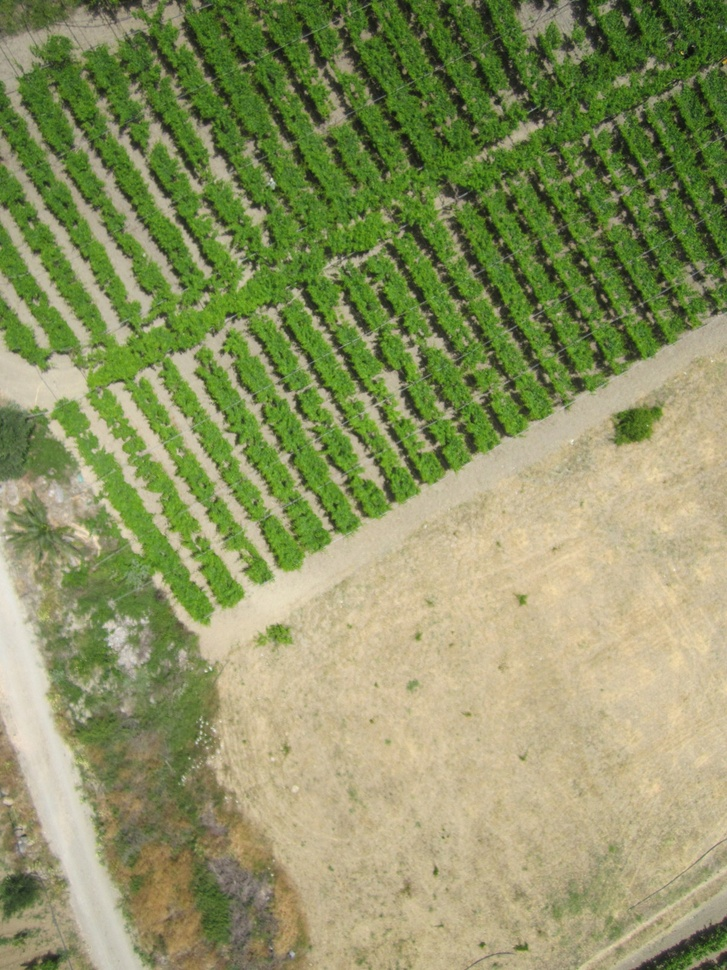
#> input picture images/IMG_2010.jpg, 727 x 970 px, shrunk from 1200 x 1600 before the run, given in place of the camera
$ jupyter execute Homework10.ipynb   (text cells are left out)
#> lines starting #> are read from the running program, lines starting #| are printed output that depends on the picture; after the words box and inside, x2 and y2 are one past the last pixel; in counts of white or black regions, pixels touching at a corner belong together; pictures that were not available may be replaced by others from this repository, and a replacement may not be noted
[cell 1]
import numpy as np
import cv2

[cell 2]
cap = cv2.VideoCapture(0) # 0 is a id-number of video devices

while cap.isOpened() :
    #Read new frame
    ret, frame = cap.read()
#> frame is the input picture: shape (970, 727, 3); mean B, G, R 98.5, 146.6, 140.1
    if ret == True :
        cv2.imshow('Frame', frame)

        if cv2.waitKey(33) & 0xFF == ord('q') : # Period control f - 1/T
#> (key q is pressed here)
            break
    else :
        break

cap.release()
cv2.destroyAllWindows()

[cell 3]
vid = cv2.VideoCapture('./videos/Ant Tracking Hard.mp4')

while vid.isOpened() :
    ret, frame = vid.read()

    if ret :
        cv2.imshow('Video frame', frame)

        if cv2.waitKey(int(1000/24)) & 0xFF == ord('q') : # this line control the period between image frame
#> (key q is pressed here)
            break
    else :
        break
vid.release()
cv2.destroyAllWindows()

[cell 4]
def lucas_kanade_optical_flow(video_device) :

#> called with video_device = 0
    cap = cv2.VideoCapture(video_device)
    # params for ShiTomasi corner detection
    feature_params = dict( maxCorners = 500,
                        qualityLevel = 0.03,
                        minDistance = 7,
                        blockSize = 25 )

    # Parameters for lucas kanade optical flow
    lk_params = dict( winSize  = (21,21),
                    maxLevel = 3,
                    criteria = (cv2.TERM_CRITERIA_EPS | cv2.TERM_CRITERIA_COUNT, 10, 0.03))

    #Create some random colors
    colors = np.random.randint(0, 255, (500, 3)) # 500 values 3 channel

    #Take first frame and find corner
    ret, old_frame = cap.read()
    old_gray = cv2.cvtColor(old_frame, cv2.COLOR_BGR2GRAY)
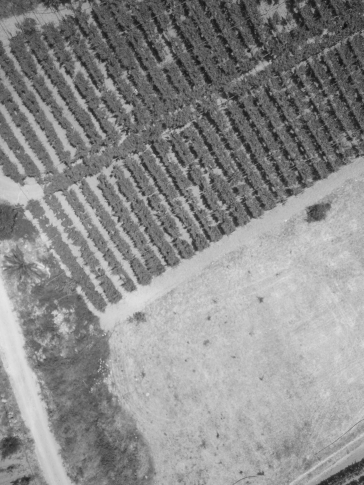
#> old_gray: shape (970, 727) (shown at 1/2 size); min 12, max 241, mean 139.2
    p0 = cv2.goodFeaturesToTrack(old_gray, mask=None, **feature_params) # Feature detection, Harris corner with Shi-Tomasi response function
#> p0 = 500 rows, first 8: [348, 265], [248, 259], [375, 403], [338, 266], [414, 344], [372, 339], [367, 334], [376, 393]

    # Create a mask image for drawing overlay
    mask = np.zeros_like(old_frame)

    while cap.isOpened() :

        ret, frame = cap.read()

        if ret :
            frame_gray = cv2.cvtColor(frame, cv2.COLOR_BGR2GRAY)

            #calculate optical flow
            p1, st, err = cv2.calcOpticalFlowPyrLK(
                old_gray, frame_gray, p0, None, **lk_params
            )
#> p1 has the same summary as p0; st = 500 values from 1 to 1; err = 500 values from 0 to 0

            # Select good points
            good_new = p1[st == 1]
#> good_new = 500 pairs, first value 120 to 724, second value 1 to 732
            good_old = p0[st == 1]
#> good_old has the same summary as good_new

            # Traceline drawing
            for i, (new, old) in enumerate(zip(good_new, good_old)):
                a, b = new.ravel().astype(int)
                c, d = old.ravel().astype(int)
                mask = cv2.line(mask, (a, b), (c, d), colors[i].tolist(), 2)
                frame = cv2.circle(frame, (a,b), 5, colors[i].tolist(), -1)
#> this loop made 500 passes
#> (a, b, c, d) on passes 1 to 3: (348, 265, 348, 265), (248, 259, 248, 259), (375, 403, 375, 403)
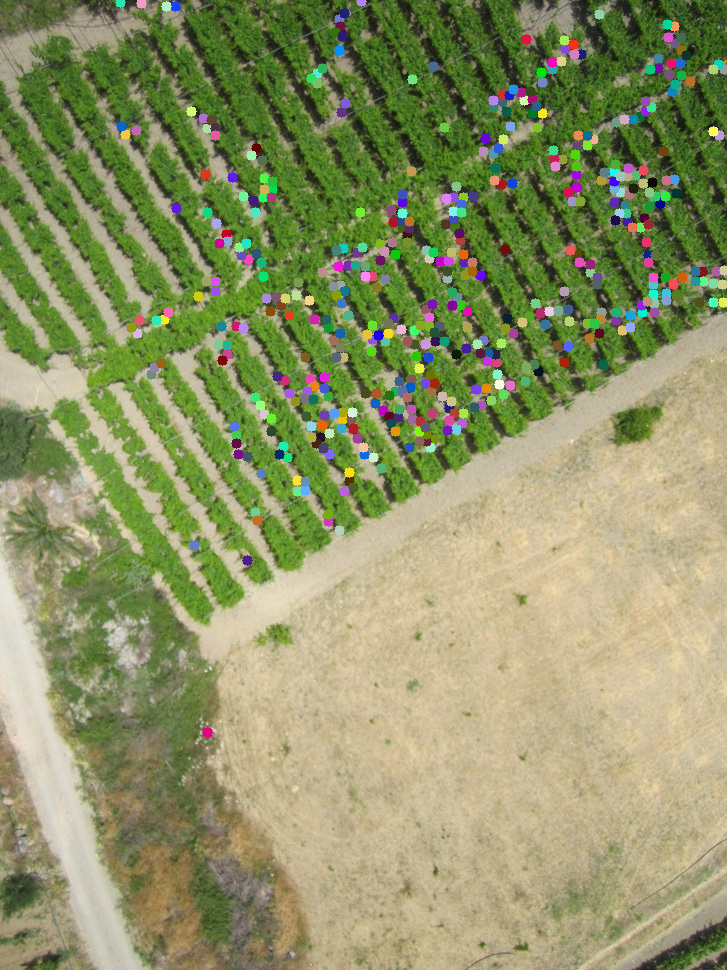
#> frame: shape (970, 727, 3); mean B, G, R 101.6, 147.3, 141.5
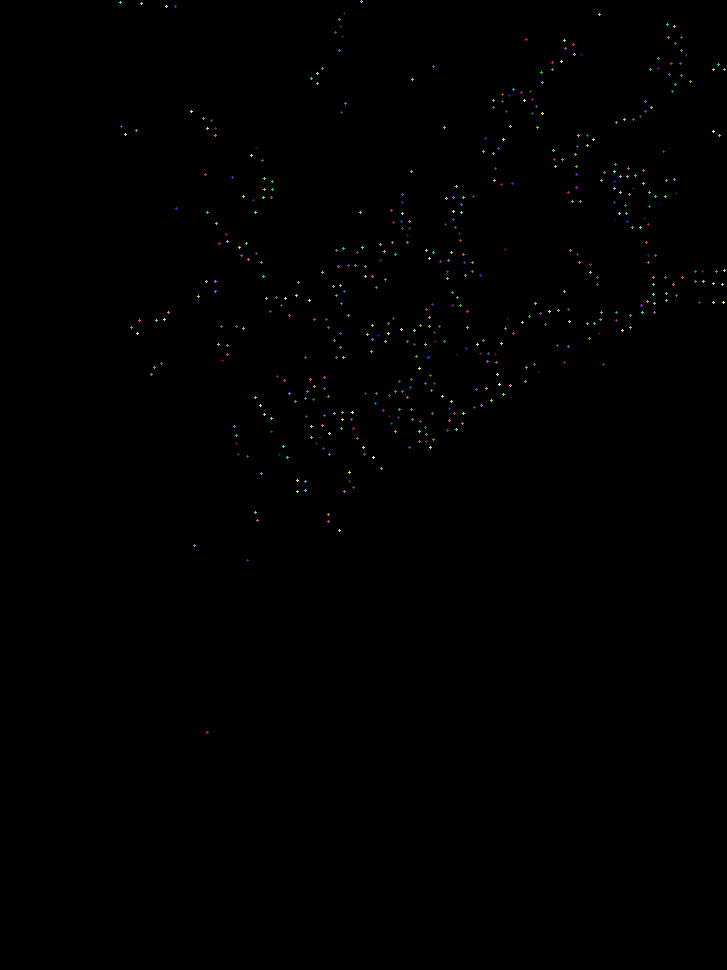
#> mask: shape (970, 727, 3); mean of channels 0, 1, 2 0.4, 0.4, 0.4; drawn as B, G, R

            compare_img = cv2.hconcat([frame, mask])
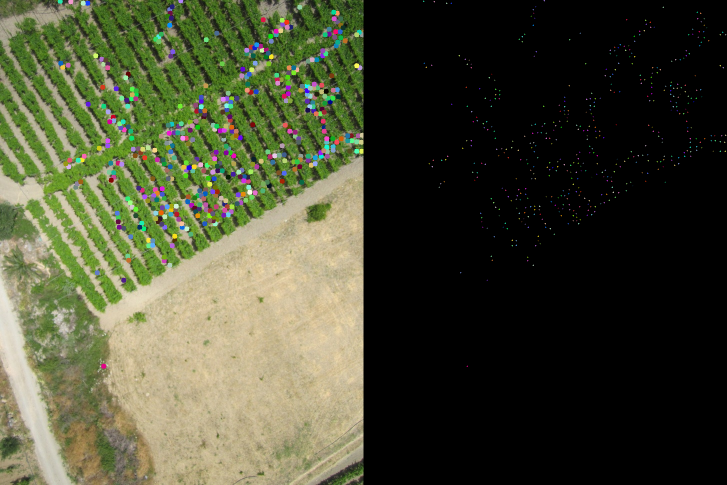
#> compare_img: shape (970, 1454, 3) (shown at 1/2 size); mean B, G, R 51, 73.9, 71
            disp_img = cv2.add(frame, mask)
            cv2.imshow('compare', compare_img)
            cv2.imshow('frame', disp_img)

            key = cv2.waitKey(27) & 0xFF
#> (key q is pressed here)
            if key == 27 or key == ord('q') :
                break
            elif key == ord('c') : # clear mask
                mask = np.zeros_like(old_frame)
                p0 = cv2.goodFeaturesToTrack(old_gray, mask=None, **feature_params)
            else :
                #Update the previous frame and previous points
                old_gray = frame_gray.copy()
                p0 = good_new.reshape(-1, 1, 2)
        else :
            break

    cap.release()
    cv2.destroyAllWindows()

lucas_kanade_optical_flow(0)

[cell 5]
def farneback_dense_optical_flow(video_device) :
#> called with video_device = './videos/Flow Visualization.mp4'
    cap = cv2.VideoCapture(video_device)

    ret, frame = cap.read()
    last_frame = cv2.cvtColor(frame, cv2.COLOR_BGR2GRAY)
    hsv = np.zeros_like(frame)
    hsv[:, :, 1] = 255

    while cap.isOpened() :
        ret, frame = cap.read()

        if ret :

            frame_gray = cv2.cvtColor(frame, cv2.COLOR_BGR2GRAY)

            flow = cv2.calcOpticalFlowFarneback(last_frame, frame_gray, None, 0.5, 3, 15, 3, 5, 1.2, 0) # flow dx dy

            mag, ang = cv2.cartToPolar(flow[:, :, 0], flow[:, :, 1])
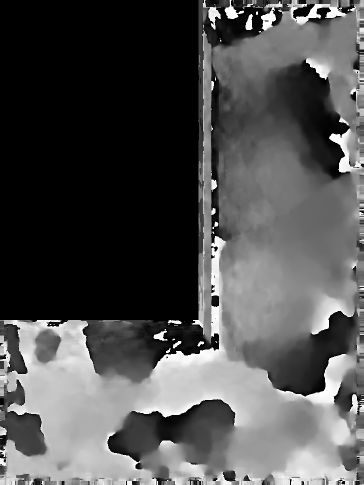
#> ang: shape (970, 727) float32 (shown at 1/2 size); min 0, max 6.28, mean 1.96; drawn with min black and max white
            hsv[:, :, 0] = ang*(180/np.pi/2)
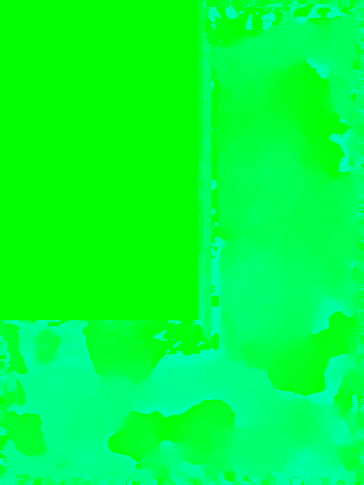
#> hsv: shape (970, 727, 3) (shown at 1/2 size); mean of channels 0, 1, 2 55.9, 255, 0; drawn as B, G, R
            hsv[:, :, 2] = cv2.normalize(mag, None, 0, 255, cv2.NORM_MINMAX)
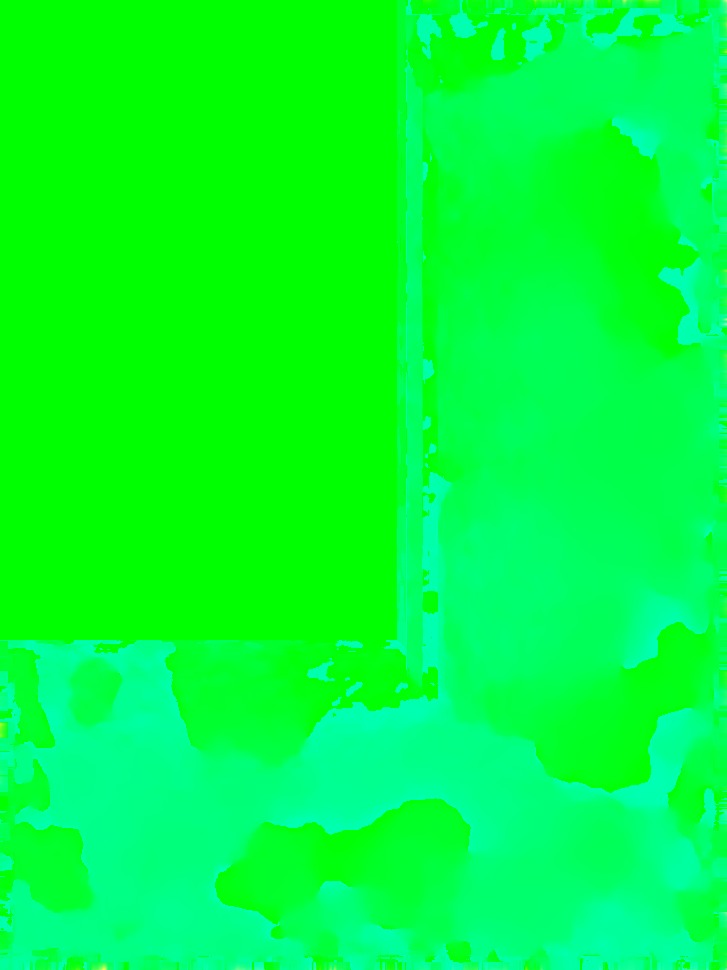
#> hsv: shape (970, 727, 3); 1.47% of pixels changed, all inside (x1, y1, x2, y2) = (0, 0, 727, 970); drawn as B, G, R

            flow_rgb = cv2.cvtColor(hsv, cv2.COLOR_HSV2BGR)

            # thresh = cv2.inRange(hsv,(0, 0, 30), (20,255,255))
            # motion_segment = cv2.bitwise_and(frame, frame, mask=thresh )
            # cv2.imshow('thresh', motion_segment)

            last_frame = frame_gray.copy()

            cv2.imshow('frame', frame)
            cv2.imshow('flow', flow_rgb)
            key = cv2.waitKey(27) & 0xFF
#> (key q is pressed here)
            if key == 27 or key == ord('q') :
                break

        else :
            break

    cap.release()
    cv2.destroyAllWindows()


farneback_dense_optical_flow('./videos/Flow Visualization.mp4')

$ run again, on images/IMG_2011.jpg
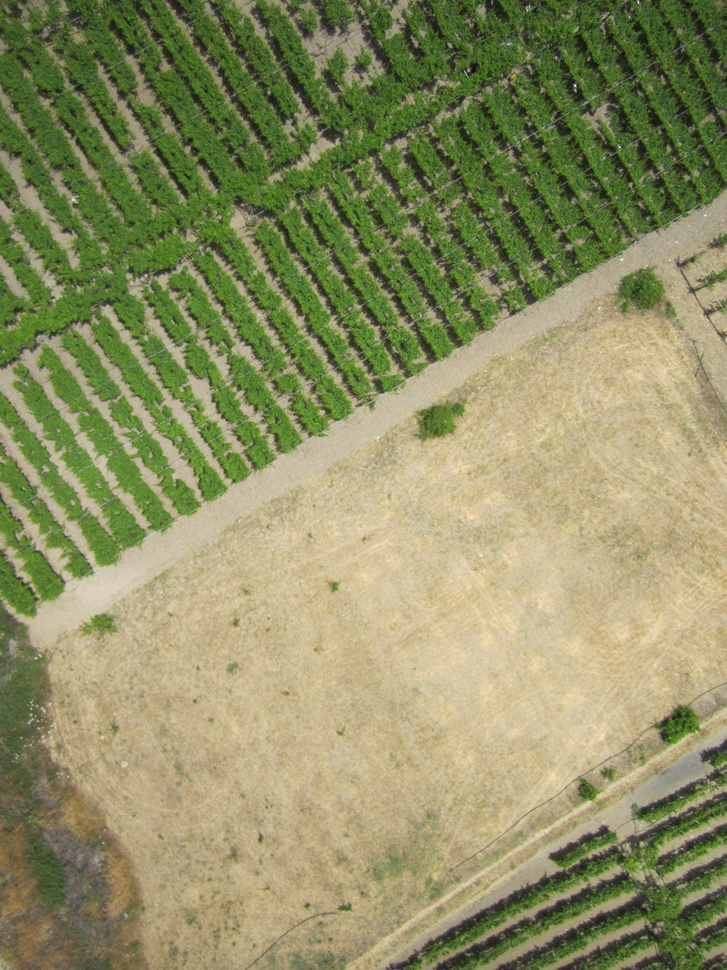
#> input picture images/IMG_2011.jpg, 727 x 970 px, shrunk from 1200 x 1600 before the run, given in place of the camera
#> frame is the input picture: shape (970, 727, 3); mean B, G, R 99.4, 143.3, 141.8
#> p0 = 500 rows, first 8: [338, 319], [139, 280], [629, 844], [159, 280], [632, 851], [150, 281], [345, 328], [328, 131]
#> p1 has the same summary as p0; st = 500 values from 1 to 1; err = 500 values from 0 to 0
#> good_new = 500 pairs, first value 18 to 725, second value 2 to 939
#> good_old has the same summary as good_new
#> the loop in lucas_kanade_optical_flow, `for i, (new, old) in enumerate(zip(good_new, good_old)):` made 500 passes
#> (a, b, c, d) on passes 1 to 3: (338, 319, 338, 319), (139, 280, 139, 280), (629, 844, 629, 844)
#> after the loop in lucas_kanade_optical_flow, `for i, (new, old) in enumerate(zip(good_new, good_old)):`:
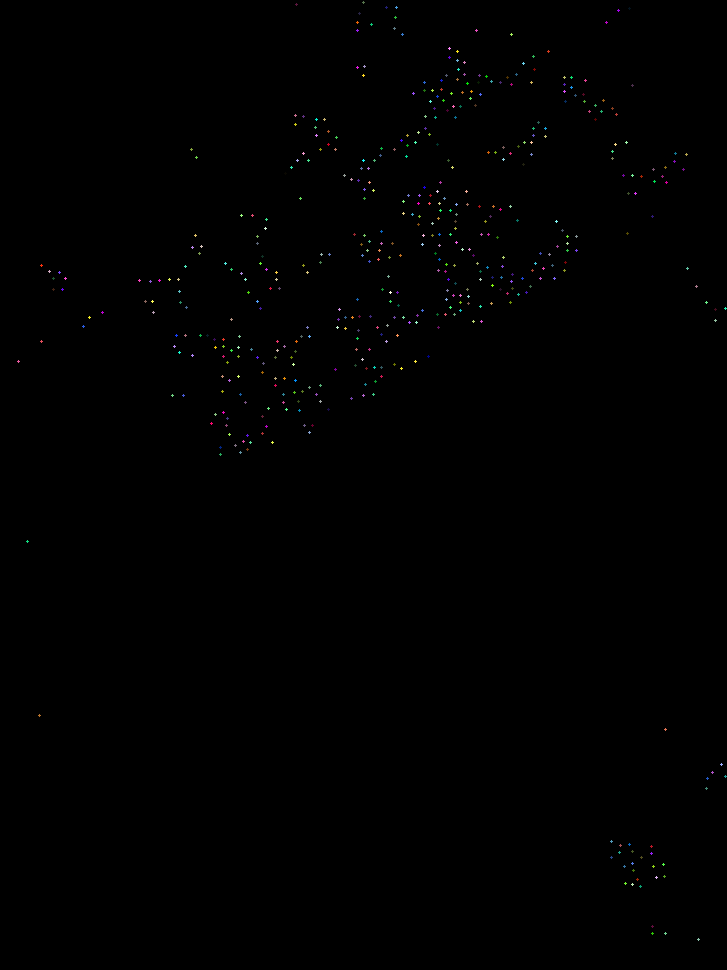
#> mask: shape (970, 727, 3); mean of channels 0, 1, 2 0.4, 0.4, 0.4; drawn as B, G, R
#> in farneback_dense_optical_flow, `hsv[:, :, 2] = cv2.normalize(mag, None, 0, 255, cv2.NORM_MINMAX)`:
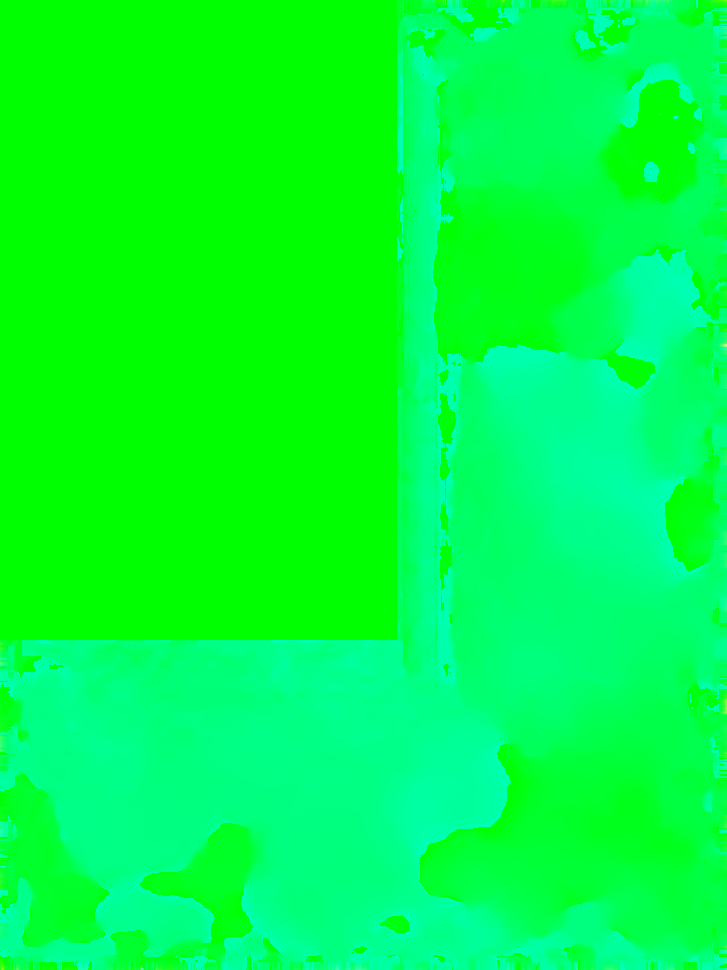
#> hsv: shape (970, 727, 3); mean of channels 0, 1, 2 64, 255, 0.1; drawn as B, G, R

$ run again, on images/IMG_2012.jpg
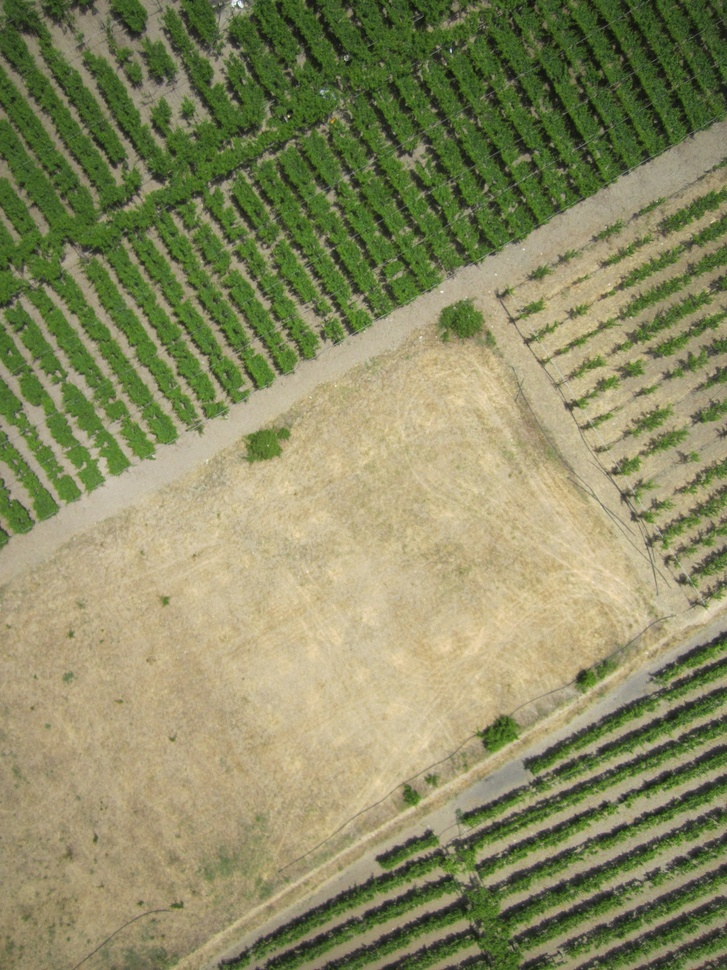
#> input picture images/IMG_2012.jpg, 727 x 970 px, shrunk from 1200 x 1600 before the run, given in place of the camera
#> frame is the input picture: shape (970, 727, 3); mean B, G, R 97.8, 137.7, 137.3
#> p0 = 500 rows, first 8: [232, 4], [240, 4], [331, 314], [333, 323], [338, 312], [674, 555], [362, 300], [658, 545]
#> p1 has the same summary as p0; st = 500 values from 1 to 1; err = 500 values from 0 to 0
#> good_new = 500 pairs, first value 2 to 724, second value 1 to 966
#> good_old has the same summary as good_new
#> the loop in lucas_kanade_optical_flow, `for i, (new, old) in enumerate(zip(good_new, good_old)):` made 500 passes
#> (a, b, c, d) on passes 1 to 3: (232, 4, 232, 4), (240, 4, 240, 4), (331, 314, 331, 314)
#> after the loop in lucas_kanade_optical_flow, `for i, (new, old) in enumerate(zip(good_new, good_old)):`:
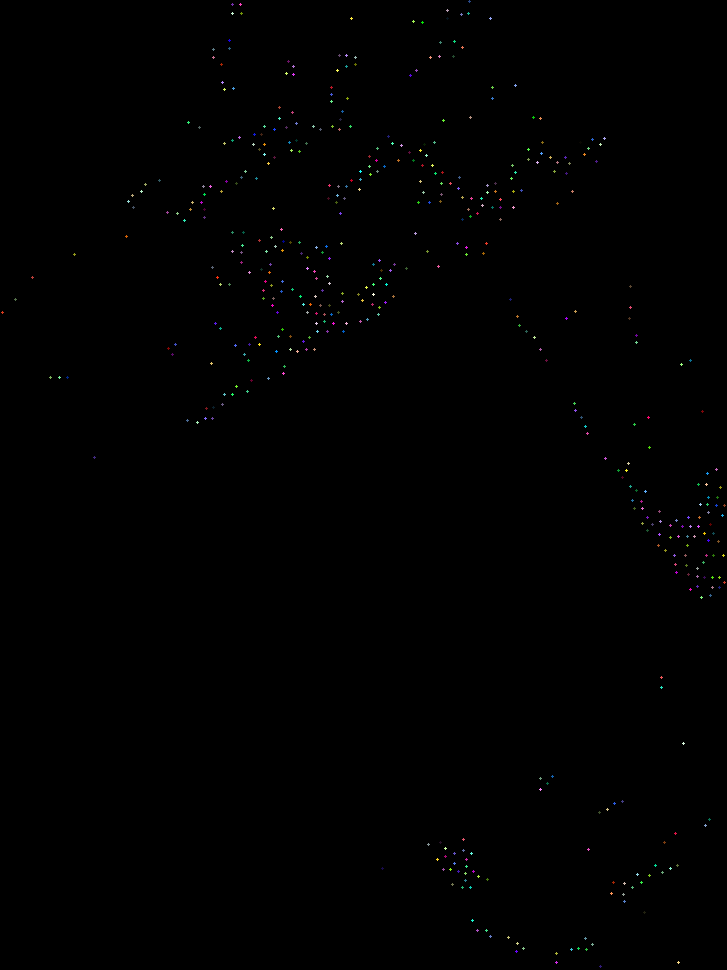
#> mask: shape (970, 727, 3); mean of channels 0, 1, 2 0.4, 0.4, 0.4; drawn as B, G, R
#> in farneback_dense_optical_flow, `hsv[:, :, 0] = ang*(180/np.pi/2)`:
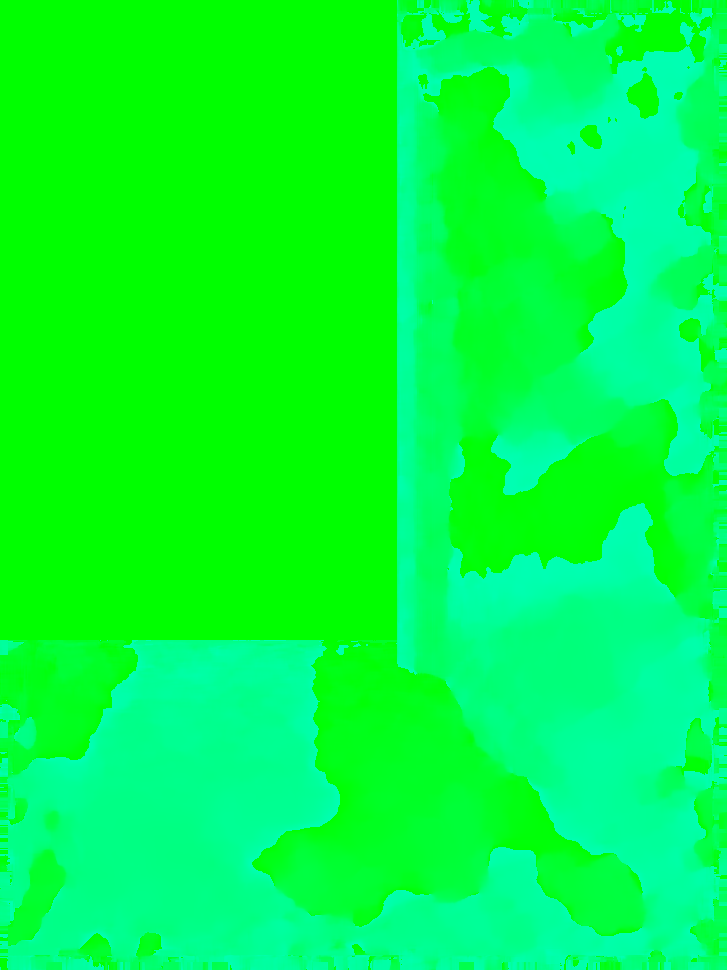
#> hsv: shape (970, 727, 3); mean of channels 0, 1, 2 64.9, 255, 0; drawn as B, G, R
